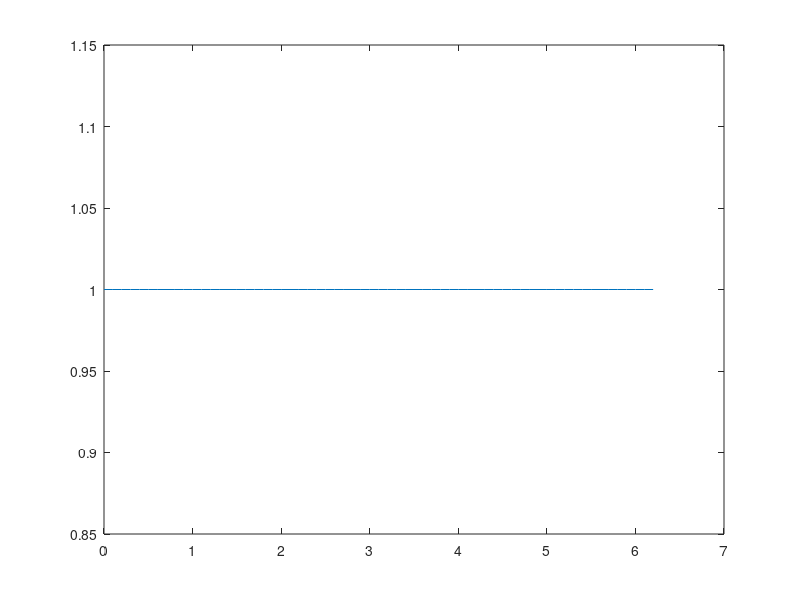
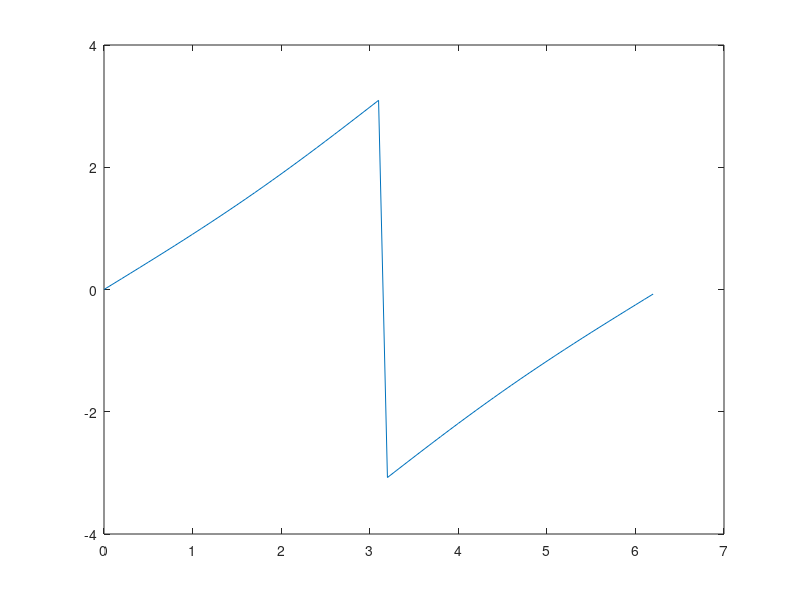

The MATLAB source for these figures, in order:
addpath ../../../_Functions

fc=1;
sinc=1/fc;
ks=[0:16];
l=6;
p=.1;
xy=[-l:p:l];
w=[0:p:2*pi];

zp=e.^(-i*w);
cs=1.998*ks/17-.999;

c=cs(10);
H=(c+zp.^(-1))./(1+c*zp.^(-1));

figure(1)
plot(w, abs(H))

figure(2)
plot(w, angle(H))
